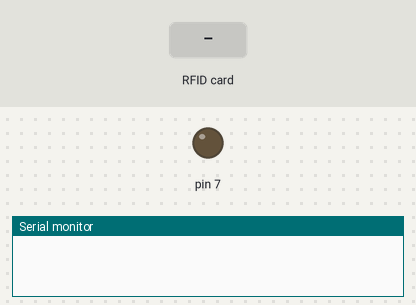
A sketch run on a simulated Arduino Uno, built with avr-gcc and run on an emulated ATmega328P. Shown: output pins drawn as LEDs (lit = HIGH), the last lines printed to the serial monitor. The test bench sets the inputs (shaded band). Pins used as bus, display or sensor lines are not drawn.

Above: at 1.2 s.
1.3 s: RFID card 5E 7A 19 C4 held to the reader
At 1.9 s:
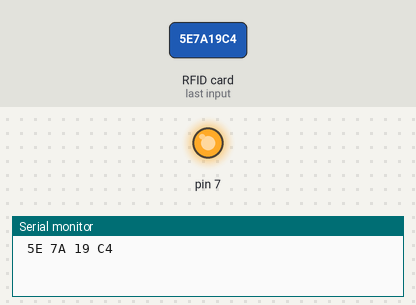
Timing chart, 0 to 4.8 s (numbered marks = the images above; inputs shaded):
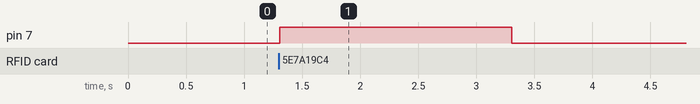

Measured:
- after the input at 1.3 s, pin 7: LOW → HIGH at once, → LOW 2.0 s later

The sketch:

rfid.ino
```cpp
/** ----------------------------------------------------------------------
 * Example program showing how to read new NUID from a PICC to serial.
 * ----------------------------------------------------------------------
 * https://circuits4you.com
 *
 * RC522 Interfacing with NodeMCU
 *
 Typical pin layout used:
 * ---------------------------------------------------------------------
 *             MFRC522      Arduino       Arduino   Arduino    Arduino          Arduino
 *             Reader/PCD   Uno/101       Mega      Nano v3    Leonardo/Micro   Pro Micro
 * Signal      Pin          Pin           Pin       Pin        Pin              Pin
 * ----------------------------------------------------------------------
 * RST/Reset   RST          9             5         D9         RESET/ICSP-5     RST
 * SPI SS      SDA(SS)      10            53        D10        10               10
 * SPI MOSI    MOSI         11 / ICSP-4   51        D11        ICSP-4           16
 * SPI MISO    MISO         12 / ICSP-1   50        D12        ICSP-1           14
 * SPI SCK     SCK          13 / ICSP-3   52        D13        ICSP-3           15
 */

#include <SPI.h>
#include <MFRC522.h>

constexpr uint8_t RST_PIN = 9;     // Configurable, see typical pin layout above
constexpr uint8_t SS_PIN = 10;     // Configurable, see typical pin layout above

MFRC522 rfid(SS_PIN, RST_PIN); // Instance of the class

MFRC522::MIFARE_Key key;
 byte nuidPICC[4];
void setup() {
  Serial.begin(9600);
  SPI.begin(); // Init SPI bus
  pinMode(7, OUTPUT);
  rfid.PCD_Init(); // Init MFRC522

  for (byte i = 0; i < 6; i++) {
    key.keyByte[i] = 0xFF;
  }

}

void loop() {

  // Look for new cards
  if ( ! rfid.PICC_IsNewCardPresent())
    return;

  // Verify if the NUID has been readed
  if ( ! rfid.PICC_ReadCardSerial())
    return;


  MFRC522::PICC_Type piccType = rfid.PICC_GetType(rfid.uid.sak);
  if (rfid.uid.uidByte[0] != nuidPICC[0] ||
    rfid.uid.uidByte[1] != nuidPICC[1] ||
    rfid.uid.uidByte[2] != nuidPICC[2] ||
    rfid.uid.uidByte[3] != nuidPICC[3] ) {

    // Store NUID into nuidPICC array
    for (byte i = 0; i < 4; i++) {
      nuidPICC[i] = rfid.uid.uidByte[i];
    }
    printHex(rfid.uid.uidByte, rfid.uid.size);
    digitalWrite(7, HIGH);
    delay(2000);
    digitalWrite(7, LOW);
    }
  else digitalWrite(7, LOW);
  // Halt PICC
  rfid.PICC_HaltA();

  // Stop encryption on PCD
  rfid.PCD_StopCrypto1();
}


/**
 * Helper routine to dump a byte array as hex values to Serial.
 */
void printHex(byte *buffer, byte bufferSize) {
  for (byte i = 0; i < bufferSize; i++) {
    Serial.print(buffer[i] < 0x10 ? " 0" : " ");
    Serial.print(buffer[i], HEX);
  }
}
```
